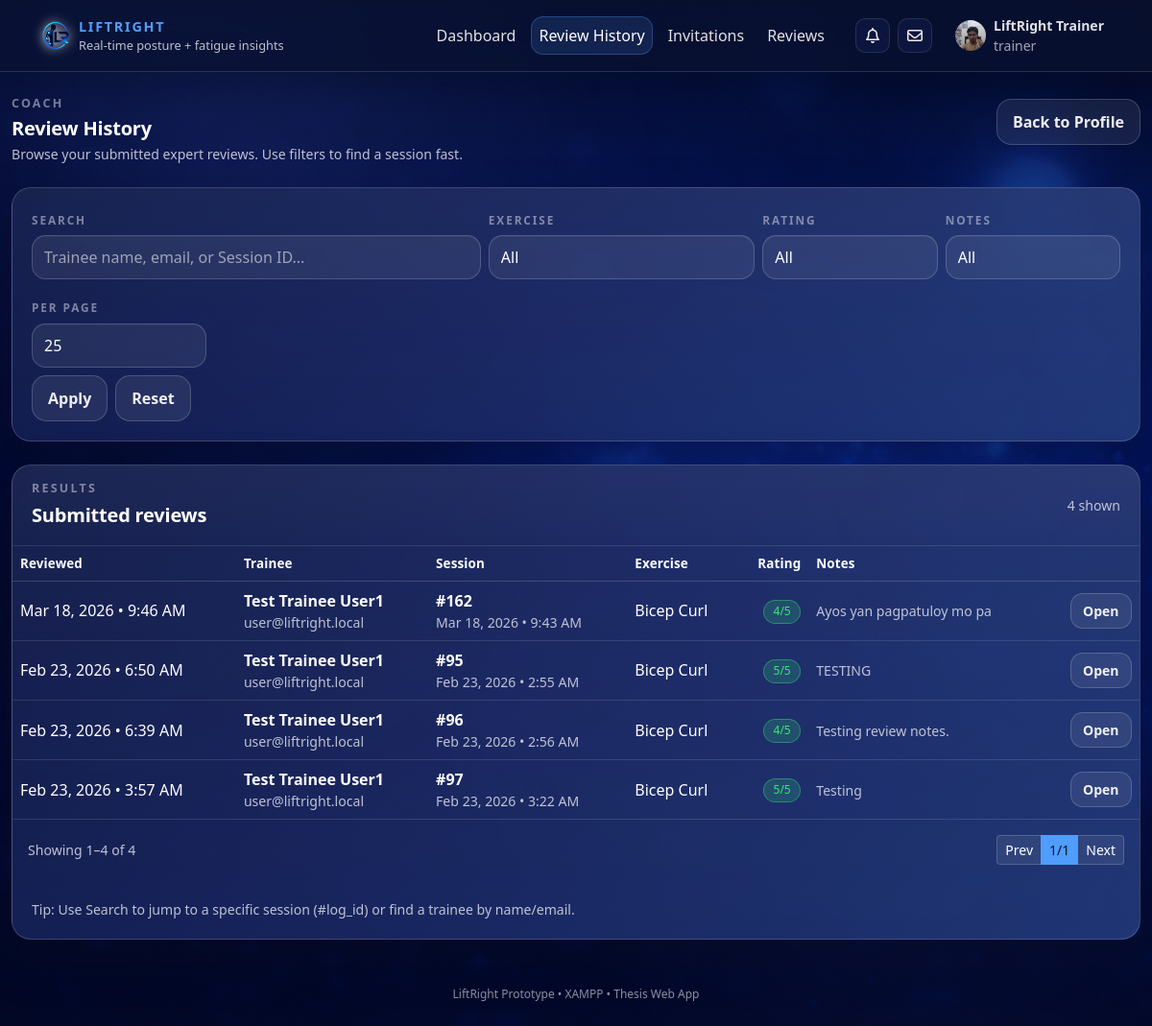
Screenshot of /web/coach/review-history.php (signed in) with the database file from the repository.
### tables this page shows
CREATE TABLE `users` (
  `user_id` int NOT NULL,
  `full_name` varchar(120) NOT NULL,
  `email` varchar(190) NOT NULL,
  `password_hash` varchar(255) NOT NULL,
  `role` enum('user','trainer','admin') NOT NULL DEFAULT 'user',
  `age` int DEFAULT NULL,
  `birthdate` date DEFAULT NULL,
  `gender` enum('male','female','other','prefer_not_to_say') DEFAULT NULL,
  `bio` text,
  `profile_photo` varchar(255) DEFAULT NULL,
  `qualification` varchar(190) DEFAULT NULL,
  `years_experience` tinyint UNSIGNED DEFAULT NULL,
  `specializations` json DEFAULT NULL,
  `accepting_trainees` tinyint(1) NOT NULL DEFAULT '1',
  `created_at` timestamp NOT NULL DEFAULT CURRENT_TIMESTAMP,
  `last_login` timestamp NULL DEFAULT NULL,
  `trainer_id` int DEFAULT NULL,
  `account_status` enum('pending','approved','rejected','suspended') NOT NULL DEFAULT 'pending',
  `twofa_enabled` tinyint(1) NOT NULL DEFAULT '1',
  `failed_login_attempts` int NOT NULL DEFAULT '0',
  `lock_until` datetime DEFAULT NULL,
  `last_failed_login` timestamp NULL DEFAULT NULL,
  `email_verified_at` datetime DEFAULT NULL,
  `theme` varchar(30) NOT NULL DEFAULT 'default'
);

CREATE TABLE `expert_reviews` (
  `review_id` bigint NOT NULL,
  `log_id` bigint NOT NULL,
  `trainer_id` int NOT NULL,
  `rating` tinyint DEFAULT NULL,
  `notes` text,
  `marked_good_reps` int DEFAULT NULL,
  `marked_bad_reps` int DEFAULT NULL,
  `created_at` timestamp NOT NULL DEFAULT CURRENT_TIMESTAMP
);

CREATE TABLE `training_logs` (
  `log_id` bigint NOT NULL,
  `user_id` int NOT NULL,
  `exercise_type` enum('bicep_curl','shoulder_press','lateral_raise') NOT NULL,
  `source_type` enum('upload','webcam') NOT NULL DEFAULT 'upload',
  `video_path` varchar(255) DEFAULT NULL,
  `result_json_path` varchar(255) DEFAULT NULL,
  `reps_total` int NOT NULL DEFAULT '0',
  `reps_good` int NOT NULL DEFAULT '0',
  `reps_bad` int NOT NULL DEFAULT '0',
  `form_error_count` int NOT NULL DEFAULT '0',
  `fatigue_flag` tinyint(1) NOT NULL DEFAULT '0',
  `started_at` timestamp NULL DEFAULT NULL,
  `finished_at` timestamp NULL DEFAULT NULL,
  `processing_ms` int DEFAULT NULL,
  `created_at` timestamp NOT NULL DEFAULT CURRENT_TIMESTAMP
);

### web/coach/review-history.php (the view, shortened to what the rows shown need)
<?php
require_once __DIR__ . '/../config/config.php';
$trainer_id = (int)($_SESSION['user_id'] ?? 0);
require_once __DIR__ . '/../includes/text_helpers.php';
function formatExercise(string $ex): string {
  return match($ex) {
    'shoulder_press' => 'Shoulder Press',
    'bicep_curl'     => 'Bicep Curl',
    'lateral_raise'  => 'Lateral Raise',
    default          => ucwords(str_replace('_',' ', $ex)),
  };
}
function fmtDT(?string $dt): string {
  $ts = strtotime($dt);
  return $ts ? date("M d, Y • g:i A", $ts) : $dt;
}
$page = (int)($_GET['page'] ?? 1);
$per_page = (int)($_GET['per_page'] ?? 25);
$where = " WHERE er.trainer_id = ? ";
$types = "i";
$params = [$trainer_id];
$offset = ($page - 1) * $per_page;
$dataSql = "
  SELECT
    er.review_id,
    er.log_id,
    er.rating,
    er.notes,
    er.created_at AS reviewed_at,
    tl.exercise_type,
    tl.created_at AS session_date,
    u.full_name AS trainee_name,
    u.email AS trainee_email
  FROM expert_reviews er
  LEFT JOIN training_logs tl ON tl.log_id = er.log_id
  LEFT JOIN users u ON u.user_id = tl.user_id
  $where
  ORDER BY er.created_at DESC
  LIMIT ? OFFSET ?
";
$dataTypes = $types . "ii";
$dataParams = $params;
$dataParams[] = $per_page;
$dataParams[] = $offset;
$stmt = $mysqli->prepare($dataSql);
$stmt->bind_param($dataTypes, ...$dataParams);
$stmt->execute();
$res = $stmt->get_result();
$reviews = [];
while ($r = $res->fetch_assoc()) $reviews[] = $r;
require __DIR__ . '/../includes/head.php';
?>
<body>
<?php require __DIR__ . '/../includes/navbar.php'; ?>
<div class="lr-page-wrapper">
  <div class="container lr-main-container py-4">
    <div class="row mb-4 align-items-center">
      <div class="col-md-8">
        <h1 class="lr-section-heading mb-1">Review History</h1>
      </div>
    </div>
    <div class="lr-card">
      <div class="lr-card-body p-0">
        <div class="table-responsive">
          <table class="table table-hover align-middle mb-0 table-lr-dark">
            <thead>
              <tr>
                <th>Reviewed</th>
                <th>Trainee</th>
                <th>Session</th>
                <th>Exercise</th>
                <th class="text-end">Rating</th>
                <th>Notes</th>
                <th></th>
              </tr>
            </thead>
            <tbody>
            <?php if (!$reviews): ?>
              <tr>
                <td colspan="7" class="text-center py-4 lr-stat-subtext">No matching reviews found.</td>
              </tr>
            <?php else: ?>
              <?php foreach ($reviews as $r): ?>
                <?php
                  $notes = (string)($r['notes'] ?? '');
                  $has = (trim($notes) !== '');
                  $log_id = (int)($r['log_id'] ?? 0);
                ?>
                <tr>
                  <td><?= h(fmtDT((string)$r['reviewed_at'])) ?></td>
                  <td>
                    <div class="fw-semibold"><?= h((string)($r['trainee_name'] ?? 'Unknown Trainee')) ?></div>
                    <div class="lr-stat-subtext"><?= h((string)($r['trainee_email'] ?? '—')) ?></div>
                  </td>
                  <td>
                    <div class="fw-semibold">#<?= $log_id ?></div>
                    <div class="lr-stat-subtext"><?= h(fmtDT((string)$r['session_date'])) ?></div>
                  </td>
                  <td>
                    <span class="lr-chip-exercise">
                      <?= h(formatExercise((string)($r['exercise_type'] ?? 'unknown'))) ?>
                    </span>
                  </td>
                  <td class="text-end">
                    <span class="lr-badge lr-badge-good"><?= (int)$r['rating'] ?>/5</span>
                  </td>
                  <td style="max-width: 420px;">
                    <?php if (!$has): ?>
                      <span class="lr-stat-subtext">—</span>
                    <?php else: ?>
                      <span class="lr-stat-subtext"><?= h(lr_snippet($notes, 140)) ?></span>
                    <?php endif; ?>
                  </td>
                  <td class="text-end">
                    <a class="btn btn-sm btn-outline-light"
                       href="<?= $BASE_URL ?>/coach/review-session.php?log_id=<?= $log_id ?>">
                      Open
                    </a>
                  </td>
                </tr>
              <?php endforeach; ?>
            <?php endif; ?>
            </tbody>
          </table>
        </div>
      </div>
    </div>
  </div>
</div>
<?php require __DIR__ . '/../includes/footer.php'; ?>

### web/includes/navbar.php (shortened to what the rows shown need)
<?php
global $BASE_URL;
global $mysqli;
$role = $_SESSION['role'] ?? null;
$full_name = $_SESSION['full_name'] ?? null;
$user_id = (int)($_SESSION['user_id'] ?? 0);
$profile_photo = null;
if ($user_id > 0 && isset($mysqli) && $mysqli instanceof mysqli) {
  $stmt = $mysqli->prepare("SELECT profile_photo FROM users WHERE user_id = ? LIMIT 1");
  $stmt->bind_param("i", $user_id);
  $stmt->execute();
  $row = $stmt->get_result()->fetch_assoc();
  if ($row && !empty($row['profile_photo'])) {
    $profile_photo = (string)$row['profile_photo'];
  }
}
require_once __DIR__ . '/text_helpers.php';
?>
<nav class="navbar navbar-expand-lg fixed-top liftright-navbar">
  <div class="container">
    <div class="collapse navbar-collapse" id="lrNav">
      <ul class="navbar-nav ms-auto align-items-lg-center gap-lg-2">
        <?php if (!$role): ?>
          <li class="nav-item"><a class="nav-link" href="<?= $BASE_URL ?>/login.php">Login</a></li>
          <li class="nav-item"><a class="btn btn-primary btn-sm" href="<?= $BASE_URL ?>/register.php">Create account</a></li>
        <?php else: ?>
          <li class="nav-item dropdown ms-lg-2">
            <a class="nav-link d-flex align-items-center gap-2"
               href="#"
               role="button"
               data-bs-toggle="dropdown"
               aria-expanded="false">
              <?php
                $avatarSrc = '';
                if (!empty($profile_photo)) {
                  $avatarSrc = $BASE_URL . '/' . ltrim((string)$profile_photo, '/');
                }
              ?>
              <div class="avatar-circle" style="overflow:hidden; display:flex; align-items:center; justify-content:center;">
                <?php if ($avatarSrc): ?>
                  <img src="<?= h($avatarSrc) ?>" alt="Profile photo"
                      style="width:100%;height:100%;object-fit:cover;display:block;">
                <?php else: ?>
                  <?= h(initials((string)$full_name)) ?>
                <?php endif; ?>
              </div>
            </a>
          </li>
        <?php endif; ?>
      </ul>
    </div>
  </div>
</nav>

### rows the page displays
users: profile_photo (picture)
expert_reviews: created_at "Mar 18, 2026 • 9:46 AM", users.full_name "Test Trainee User1", users.email "user@liftright.local", log "162", log.created_at "Mar 18, 2026 • 9:43 AM", log.exercise_type "Bicep Curl", rating "4", notes "Ayos yan pagpatuloy mo pa"
expert_reviews: created_at "Feb 23, 2026 • 6:50 AM", users.full_name "Test Trainee User1", users.email "user@liftright.local", log "95", log.created_at "Feb 23, 2026 • 2:55 AM", log.exercise_type "Bicep Curl", rating "5", notes "TESTING"
expert_reviews: created_at "Feb 23, 2026 • 6:39 AM", users.full_name "Test Trainee User1", users.email "user@liftright.local", log "96", log.created_at "Feb 23, 2026 • 2:56 AM", log.exercise_type "Bicep Curl", rating "4", notes "Testing review notes."
expert_reviews: created_at "Feb 23, 2026 • 3:57 AM", users.full_name "Test Trainee User1", users.email "user@liftright.local", log "97", log.created_at "Feb 23, 2026 • 3:22 AM", log.exercise_type "Bicep Curl", rating "5", notes "Testing"

### other values shown
$full_name "LiftRight Trainer"
$role "trainer"
count($reviews) "4"
$offset + 1 "1"
min($offset + $per_page, $total_rows) "4"
$total_rows "4"
$page "1"
$total_pages "1"
form field per_page "25"
